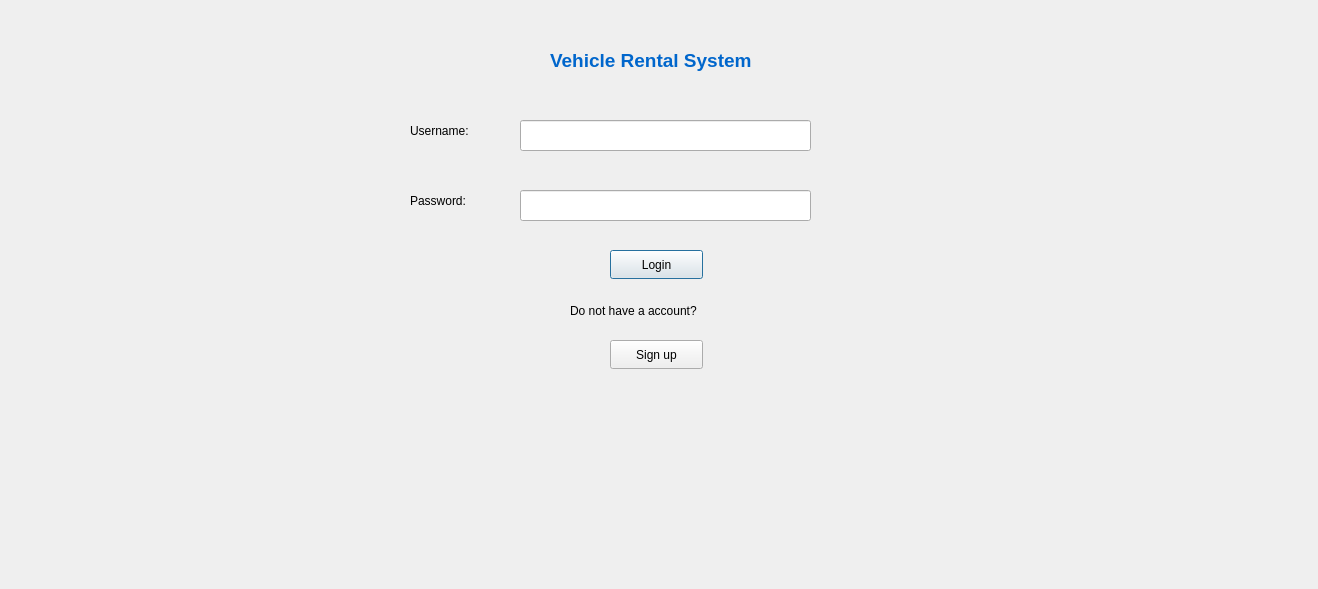
<?xml version="1.0" encoding="UTF-8"?>
<ui version="4.0">
 <class>login</class>
 <widget class="QDialog" name="login">
  <property name="geometry">
   <rect>
    <x>0</x>
    <y>0</y>
    <width>1318</width>
    <height>589</height>
   </rect>
  </property>
  <property name="windowTitle">
   <string>Dialog</string>
  </property>
  <widget class="QLabel" name="label">
   <property name="geometry">
    <rect>
     <x>550</x>
     <y>40</y>
     <width>251</width>
     <height>41</height>
    </rect>
   </property>
   <property name="styleSheet">
    <string notr="true">
font-family: Arial;
font-size: 14pt;
font-weight: bold;
color: #0066cc;</string>
   </property>
   <property name="text">
    <string>Vehicle Rental System</string>
   </property>
  </widget>
  <widget class="QLabel" name="label_2">
   <property name="geometry">
    <rect>
     <x>410</x>
     <y>120</y>
     <width>81</width>
     <height>21</height>
    </rect>
   </property>
   <property name="text">
    <string>Username:</string>
   </property>
  </widget>
  <widget class="QLabel" name="label_3">
   <property name="geometry">
    <rect>
     <x>410</x>
     <y>190</y>
     <width>71</width>
     <height>21</height>
    </rect>
   </property>
   <property name="text">
    <string>Password:</string>
   </property>
  </widget>
  <widget class="QLineEdit" name="lineEdit">
   <property name="geometry">
    <rect>
     <x>520</x>
     <y>120</y>
     <width>291</width>
     <height>31</height>
    </rect>
   </property>
  </widget>
  <widget class="QLineEdit" name="lineEdit_2">
   <property name="geometry">
    <rect>
     <x>520</x>
     <y>190</y>
     <width>291</width>
     <height>31</height>
    </rect>
   </property>
   <property name="echoMode">
    <enum>QLineEdit::EchoMode::Password</enum>
   </property>
  </widget>
  <widget class="QPushButton" name="Login">
   <property name="geometry">
    <rect>
     <x>610</x>
     <y>250</y>
     <width>93</width>
     <height>29</height>
    </rect>
   </property>
   <property name="text">
    <string>Login</string>
   </property>
  </widget>
  <widget class="QLabel" name="label_4">
   <property name="geometry">
    <rect>
     <x>570</x>
     <y>300</y>
     <width>171</width>
     <height>21</height>
    </rect>
   </property>
   <property name="text">
    <string>Do not have a account?</string>
   </property>
  </widget>
  <widget class="QPushButton" name="Signup">
   <property name="geometry">
    <rect>
     <x>610</x>
     <y>340</y>
     <width>93</width>
     <height>29</height>
    </rect>
   </property>
   <property name="text">
    <string>Sign up</string>
   </property>
  </widget>
 </widget>
 <resources/>
 <connections/>
</ui>
